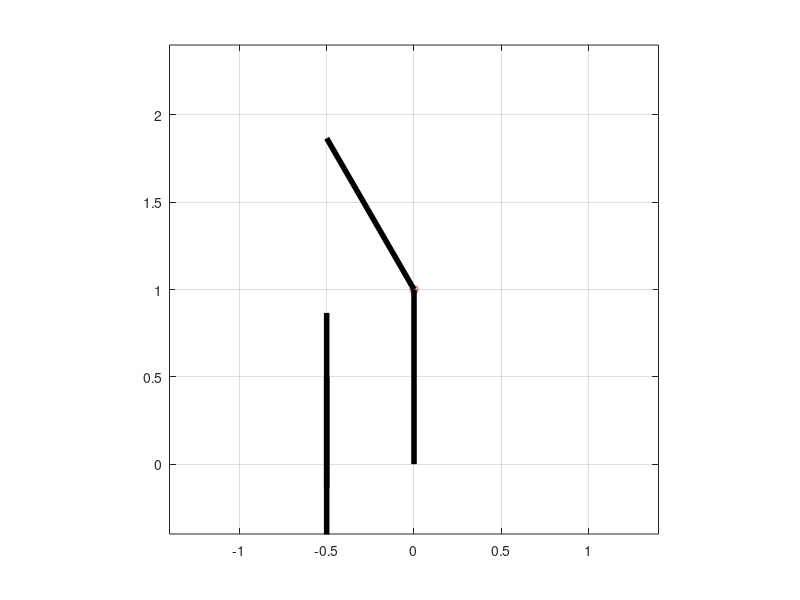

This figure's MATLAB source: (Note: this script raises an error after producing the figure.)
function joint1_inverse
clear all
global l1 l2 l3 l4 s1 s2 s3 s4 I1 I2 I3 I4 m1 m2 m3 m4 g v cx cy
l1=1;
l2=1;
l3=1;
l4=1;
s1=0.5;
s2=0.5;
s3=0.5;
s4=0.5;
m1=1;
m2=1;
m3=1;
m4=1;
g=9.81;
I1=m1*l1^2/12;
I2=m2*l2^2/12;
I3=m3*l3^2/12;
I4=m4*l4^2/12;

v=0.5;
cx=l1*cos(pi/2)+l2*cos(2*pi/3);
cy=l1*sin(pi/2)+l2*sin(2*pi/3);

TSPAN=[0:1E-2:2];
X0=[s1*cos(pi/2) s1*sin(pi/2) pi/2 l1*cos(pi/2)+s2*cos(2*pi/3) l1*sin(pi/2)+s2*sin(2*pi/3) 2*pi/3 l2*cos(2*pi/3) s1-l2*(1-sin(pi/3)) pi/2 l2*cos(2*pi/3) l1+s2-l2*(1-cos(pi*2/3)) pi/2 0 0 0 0 0 0 0 0 0 0 0 0]';
[t,X]=ode45(@func,TSPAN,X0);

for i=1:length(X)
    figure(1);
    plot([0,0],[0,0]);
    grid;
    axis square;
    xmin=-1.4;xmax=1.4;ymin=-0.4;ymax=2.4;
    axis([xmin,xmax,ymin,ymax]);
    hold on;
    xQ=X(i,1)-s1*cos(X(i,3));
    yQ=X(i,2)-s1*sin(X(i,3));
    xP1=X(i,1)+(l1-s1)*cos(X(i,3));
    yP1=X(i,2)+(l1-s1)*sin(X(i,3));
    xP2=X(i,4)-s2*cos(X(i,6));
    yP2=X(i,5)-s2*sin(X(i,6));
    xR=X(i,4)+(l2-s2)*cos(X(i,6));
    yR=X(i,5)+(l2-s2)*sin(X(i,6));
    xS1=X(i,7)+(l3-s3)*cos(X(i,9));
    yS1=X(i,8)+(l3-s3)*sin(X(i,9));
    xT=X(i,7)-s3*cos(X(i,9));
    yT=X(i,8)-s3*sin(X(i,9));
    xU=X(i,10)+(l3-s3)*cos(X(i,12));
    yU=X(i,11)+(l3-s3)*sin(X(i,12));
    xS2=X(i,10)-s3*cos(X(i,12));
    yS2=X(i,11)-s3*sin(X(i,12));
    
    plot(xP2,yP2,'o');
    plot([xP1,xQ],[yP1,yQ],'k','linewidth',4);
    plot([xP2,xR],[yP2,yR],'k','linewidth',4);
    plot([xS1,xT],[yS1,yT],'k','linewidth',4);
    plot([xS2,xU],[yS2,yU],'k','linewidth',4);
    drawnow
    hold off
    set(1,'doublebuffer','on')
end

figure(2);
plot(t,X(:,3))
xlabel('time','FontSize',18);
ylabel('phi1','FontSize',18);


figure(3);
plot(t,X(:,6))
xlabel('time','FontSize',18);
ylabel('phi2','FontSize',18);

function dXdt=func(t,X)
global l1 l2 l3 l4 s1 s2 s3 s4 I1 I2 I3 I4 m1 m2 m3 m4 g v cx cy

M1=[m1 0 0;
    0 m1 0;
    0 0 I1];
M2=[m2 0 0;
    0 m2 0;
    0 0 I2];
M3=[m3 0 0;
    0 m3 0;
    0 0 I3];
M4=[m4 0 0;
    0 m4 0;
    0 0 I4];
Q=[0;
    -m1*g;
    0;
    0;
    -m2*g;
    0;
    0;
    -m3*g;
    0;
    0;
    -m4*g;
    0];
Cq1=[1 0 s1*sin(X(3));
     0 1 -s1*cos(X(3));
     1 0 -(l1-s1)*sin(X(3));
     0 1  (l1-s1)*cos(X(3));
     0 0 0;
     0 0 0;
     0 0 0;
     0 0 0;
     0 0 0;
     0 0 0];
  
Cq2=[0 0 0;
    0 0 0;
    -1 0 -s2*sin(X(6));
    0 -1 s2*cos(X(6));
    1 0 -(l2-s2)*sin(X(6));
    0 1 (l2-s2)*cos(X(6));
    1 0 -(l2-s2)*sin(X(6));
    0 1 (l2-s2)*cos(X(6));
    0 0 0;
    0 0 0];
Cq3=[0 0 0;
    0 0 0;
    0 0 0;
    0 0 0;
    0 0 0;
    0 0 0;
    0 0 0;
    0 0 0;
    1 0 -(l3-s3)*sin(X(9));
    0 1 (l3-s3)*cos(X(9))];
Cq4=[0 0 0;
    0 0 0;
    0 0 0;
    0 0 0;
    0 0 0;
    0 0 0;
    -1 0 (l4-s4)*sin(X(12));
    0 -1 -(l4-s4)*cos(X(12));
    -1 0 s4*sin(X(12));
    0 -1 -s4*cos(X(12))];
A=[M1         zeros(3,3) zeros(3,3) zeros(3,3) Cq1';
   zeros(3,3) M2         zeros(3,3) zeros(3,3) Cq2';
   zeros(3,3) zeros(3,3) M3         zeros(3,3) Cq3';
   zeros(3,3) zeros(3,3) zeros(3,3) M4         Cq4';
   Cq1        Cq2        Cq3        Cq4        zeros(10,10)];

alph=50;
beta=50;
 
C=[X(1)-s1*cos(X(3));
    X(2)-s1*sin(X(3));
    X(1)+(l1-s1)*cos(X(3))-X(4)+s2*cos(X(6));
    X(2)+(l1-s1)*sin(X(3))-X(5)+s2*sin(X(6));
    X(4)+(l2-s2)*cos(X(6))-(v*t+cx);
    X(5)+(l2-s2)*sin(X(6))-cy;
    X(4)+(l2-s2)*cos(X(6))-X(7)-(l4-s4)*cos(X(12));
    X(5)+(l2-s2)*sin(X(6))-X(8)-(l4-s4)*sin(X(12));   
    X(7)+(l3-s3)*cos(X(9))-X(10)-s4*cos(X(12));
    X(8)+(l3-s3)*sin(X(9))-X(11)-s4*sin(X(12))];

C1=[X(13)+s1*X(15)*sin(X(3));
    X(14)-s1*X(15)*cos(X(3));
    X(13)-(l1-s1)*X(15)*sin(X(3))-X(16)-s2*X(18)*sin(X(6));
    X(14)+(l1-s1)*X(15)*cos(X(3))-X(17)+s2*X(18)*cos(X(6));
    X(16)-(l2-s2)*sin(X(6))*X(18)-v;
    X(17)+(l2-s2)*cos(X(6))*X(18);
    X(16)-(l2-s2)*sin(X(6))*X(18)-X(19)+(l4-s4)*sin(X(12))*X(24);
    X(17)+(l2-s2)*cos(X(6))*X(18)-X(20)-(l4-s4)*cos(X(12))*X(24);
    X(19)-(l3-s3)*sin(X(9))*X(21)-X(22)+s4*sin(X(12))*X(24);
    X(20)+(l3-s3)*cos(X(9))*X(21)-X(23)-s4*cos(X(12))*X(24)];

Gm=-[-s1*X(15)^2*cos(X(3));
    -s1*X(15)^2*sin(X(3));
    (l1-s1)*X(15)^2*cos(X(3))+s2*X(18)^2*cos(X(6));
    (l1-s1)*X(15)^2*sin(X(3))+s2*X(18)^2*sin(X(6));
    (l2-s2)*cos(X(6))*X(18)^2;
    (l2-s2)*sin(X(6))*X(18)^2;
    (l2-s2)*cos(X(6))*X(18)^2-(l4-s4)*cos(X(12))*X(24)^2;
    (l2-s2)*sin(X(6))*X(18)^2-(l4-s4)*sin(X(12))*X(24)^2;
    (l3-s3)*cos(X(9))*X(21)^2-s4*cos(X(12))*X(24)^2;
    (l3-s3)*sin(X(9))*X(21)^2-s4*sin(X(12))*X(24)^2]-2*alph*C1-(beta^2)*C;
RHS=[Q;
    Gm];
ACC=A\RHS;
dXdt=zeros(24,1);
dXdt(1:12)=X(13:24);
dXdt(13:24)=ACC(1:12);